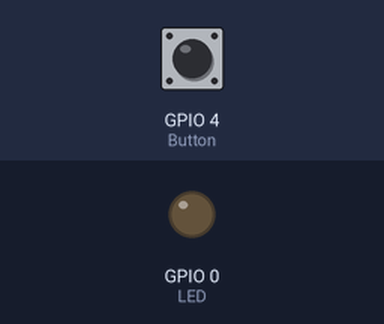
A program run on a simulated ESP32. On the bench: output pins drawn as LEDs (lit = HIGH). The test bench sets the inputs (shaded band); at power-on: GPIO 4 (Button) LOW. What the program prints to the serial monitor is not drawn.

Above: at 1.2 s.
1.3 s: GPIO 4 (Button) pulled HIGH for 0.15 s
At 1.37 s:
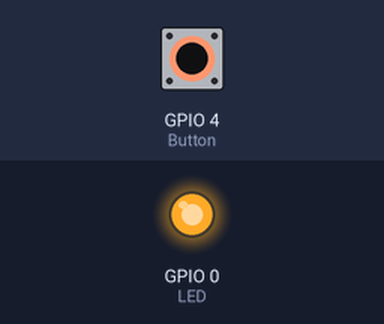
2.9 s: GPIO 4 (Button) pulled HIGH for 3.2 s
At 7.5 s:
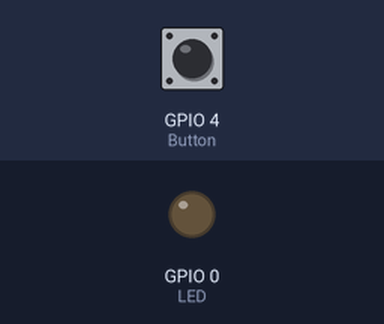
Timing chart, 0 to 9.0 s (numbered marks = the images above; inputs shaded):
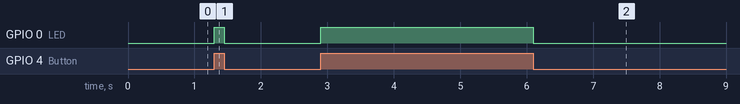

Measured:
- after the input at 1.3 s, GPIO 0 (LED): LOW → HIGH at once, → LOW 0.15 s later
- after the input at 2.9 s, GPIO 0 (LED): LOW → HIGH at once, → LOW 3.2 s later

The program:

main.cpp
```cpp
#include <Arduino.h>
int LED = 0;
int Button = 4;

void setup() {
  // put your setup code here, to run once:
  Serial.begin(115200);

  pinMode(LED, OUTPUT);
  pinMode(Button, INPUT);

}

void loop() {
  // put your main code here, to run repeatedly:x
  // Serial.println("Hello World");

  if(digitalRead(Button) == HIGH)
  {
    digitalWrite(LED, HIGH);
  }
  else {
    digitalWrite(LED,LOW);
  }
  Serial.print("Wert=");
  Serial.print(Button);
  Serial.println(" ");
}
```
